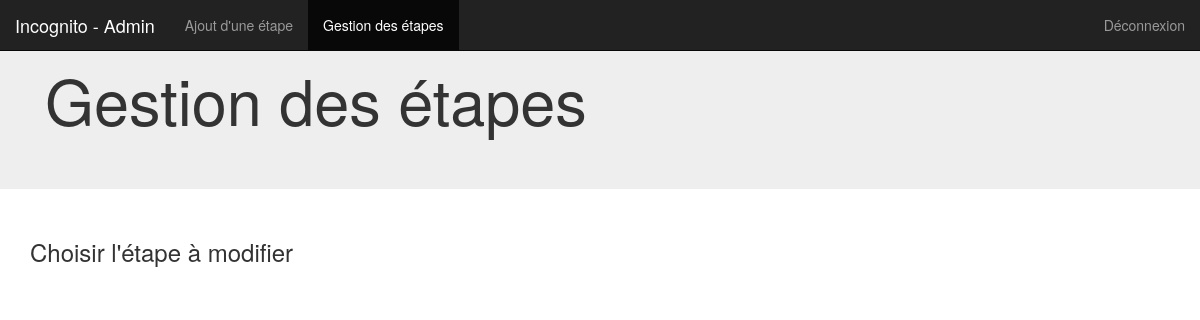
The app's page /admin/etapes-gestion.php, older data.
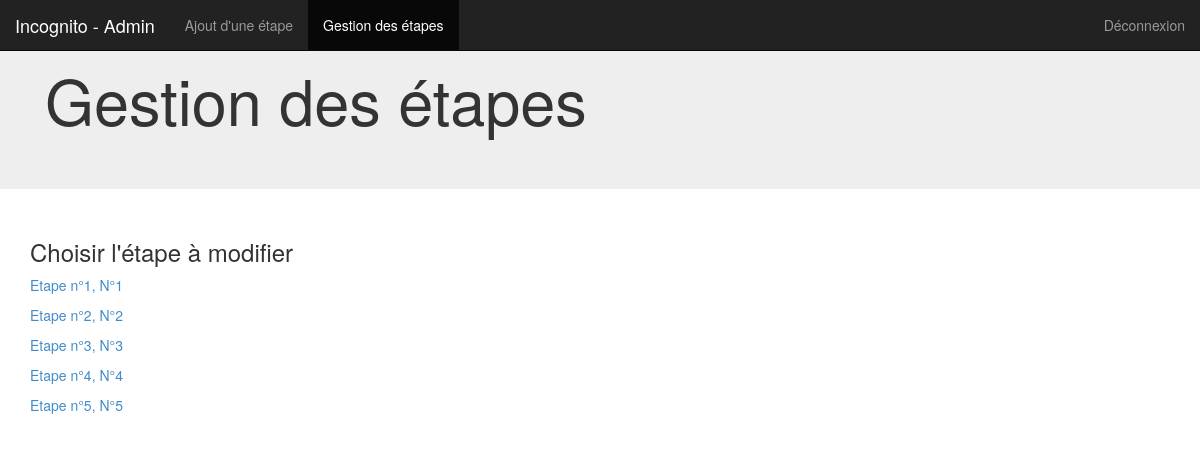
The same page, newer data.
### tables this page shows
CREATE TABLE IF NOT EXISTS `etape` (
  `Id_E` int(5) NOT NULL AUTO_INCREMENT,
  `Titre` varchar(200) NOT NULL,
  `Date` date NOT NULL,
  `Video` varchar(200) NOT NULL,
  `Resume` text NOT NULL,
  `Description` longtext NOT NULL,
  `ResumeCourt` varchar(255) NOT NULL,
  PRIMARY KEY (`Id_E`)
);

### admin/etapes-gestion.php (the view, shortened to what this page needs)
<?php
  require_once("../datas/parametres.php");
?>
<!DOCTYPE html>
<html lang="fr">
  <head>
    <link href="css/bootstrap.css" rel="stylesheet">
  </head>
  <body>
    <nav class="navbar navbar-default navbar-fixed-top navbar-inverse" role="navigation">
        <div class="navbar-header">
           <a class="navbar-brand" href="index.php">Incognito - Admin</a>
        </div>
        <div class="collapse navbar-collapse" id="bs-example-navbar-collapse-1">
          <ul class="nav navbar-nav">
            <li>
              <a href="etapes-gestion-ajout.php">Ajout d'une étape</a>
            </li>
            <li class="active">
              <a href="#">Gestion des étapes</a>
            </li>
          </ul>
          <ul class="nav navbar-nav navbar-right">
            <li>
              <a href="utils/deconnexion.php">Déconnexion</a>
            </li>
          </ul>
        </div>
      </nav>
    <div class="jumbotron">
      <div class="container">
        <h1>Gestion des étapes</h1>
      </div>
    </div>
    <div class="container">
      <div class="row">
        <div class="col-md-12">
          <h3>Choisir l'étape à modifier</h3>
          <?php
            $req0 = $PDO->query('SELECT Id_E, Titre  FROM `etape`');
            foreach ($req0 as $donnees) {
              echo"<p><a href='etapes-gestion-modif.php?etape=".$donnees["Id_E"]."'>Etape n°".$donnees["Id_E"].", ".$donnees["Titre"]."</a></p>";
            }
          ?>
        </div>
      </div>
    </div>
  </body>
</html>

Row changes from the older to the newer data that the page shows:
added etape: Id_E "1", Titre "N°1"
added etape: Id_E "2", Titre "N°2"
added etape: Id_E "3", Titre "N°3"
added etape: Id_E "4", Titre "N°4"
added etape: Id_E "5", Titre "N°5"
